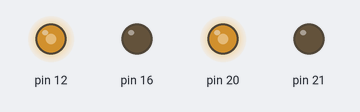
The program below on a simulated Raspberry Pi (header pin numbers). Parts: output pins drawn as LEDs (lit = HIGH). Library files of the repository ran but are not shown: __init__.py. At 4.0 s the program stops and its outputs stay as they are.

Above: at 0.1 s.
At 4.1 s:
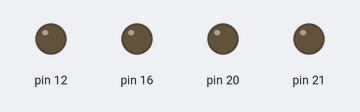
Timing chart, 0 to 5.5 s (numbered marks = the images above):
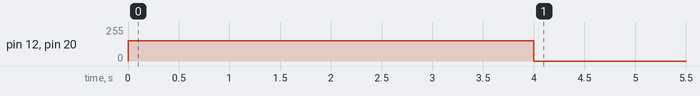

Measured:
- by itself, pin 12, pin 20: 0/255 → 153/255 at 0.00 s, → 0/255 4.0 s later

The program:

sample_code1.py
```python
'''
Makes the robot turn clockwise and counter-clockwise
for 2 seconds each and stops.
'''

from time import sleep

from motor_control import Motors


LEFT_ENGINE_PIN = 12
LEFT_H_BRIDGE_PIN = 16
RIGHT_ENGINE_PIN = 20
RIGHT_H_BRIDGE_PIN = 21

motors = Motors(LEFT_ENGINE_PIN, LEFT_H_BRIDGE_PIN, RIGHT_ENGINE_PIN, RIGHT_H_BRIDGE_PIN)

motors.move(60,-60)
sleep(2)

motors.move(-60,60)
sleep(2)

motors.stop()
motors.close()
```

main.py
```python
import RPi.GPIO as gpio
import collections

class Motors():
    """
    Controls two motors wich follows the engine/H-bridge circuit design,
    described in https://github.com/marcosblandim/raspberry_motor_control.
    # Usage

        You can set the speed of each motor by changing the properties left speed and right speed.
        Its speed can vary from -100 to 100. Note that the sign indicates the direction of rotation.
        Note: you shouldn't have more than one instance at time.
    """

    # initialize instance.
    def __init__(self, left_pin_engine, left_pin_H_bridge, right_pin_engine, right_pin_H_bridge, *, pwm_frequency=60, initial_speeds=(0,0), pin_mode="BCM", set_warnings=False):

        # motor class.
        Motor = collections.namedtuple("Motor", "engine h_bridge")

        # public attributes.
        self.left_motor = Motor(left_pin_engine, left_pin_H_bridge)
        self.right_motor = Motor(right_pin_engine, right_pin_H_bridge)
        # private attributes.
        self.__left_speed, self.__right_speed = initial_speeds

        # set warnings.
        gpio.setwarnings(set_warnings)

        # set pin mode.
        pin_mode_upper = pin_mode.upper()
        if pin_mode_upper == "BCM":
            self.__pin_mode = gpio.BCM
        if pin_mode_upper == "BOARD":
            self.__pin_mode = gpio.BOARD
        if (pin_mode_upper != "BCM") and (pin_mode_upper != "BOARD"):
            self.__pin_mode = pin_mode
        gpio.setmode(self.__pin_mode)

        # setuop H-bridge motors.
        gpio.setup(self.left_motor.h_bridge, gpio.OUT)
        gpio.setup(self.right_motor.h_bridge, gpio.OUT)
        # setup engine motors.
        gpio.setup(self.left_motor.engine, gpio.OUT)
        gpio.setup(self.right_motor.engine, gpio.OUT)
        self.__left_motor_pwm   = gpio.PWM(self.left_motor.engine, pwm_frequency)
        self.__right_motor_pwm  = gpio.PWM(self.right_motor.engine, pwm_frequency)
        # initialize motors.
        self.__left_motor_pwm.start(0)
        self.__right_motor_pwm.start(0)
        self.move(*initial_speeds)

        super().__init__()

    def __del__(self):
        self.stop()
        self.close()
        super().__del__()


    ### private methods ###
    # handle the speed of the left motor.
    def __set_left_speed(self, speed):
        # stop engine if changing directions.
        if (speed < 0) != (self.__left_speed < 0):
            self.__left_motor_pwm.ChangeDutyCycle(0)
        # set directions.
        gpio.output(self.left_motor.engine, speed > 0)
        # set speed.
        self.__left_motor_pwm.ChangeDutyCycle(abs(speed))
        # update private attribute.
        self.__left_speed = speed

    def __get_left_speed(self):
        return self.__left_speed

    # handle the speed of the right motor.
    def __set_right_speed(self, speed):
        # stop engine if changing directions.
        if (speed < 0) != (self.__right_speed < 0):
            self.__right_motor_pwm.ChangeDutyCycle(0)
        # set directions.
        gpio.output(self.right_motor.engine, speed > 0)
        # set speed.
        self.__right_motor_pwm.ChangeDutyCycle(abs(speed))
        # update private attribute.
        self.__right_speed = speed

    def __get_right_speed(self):
        return self.__right_speed


    ### public methods ###
    # abstract general moving.

    left_speed = property(__get_left_speed, __set_left_speed, doc="the speed of the left motor.")
    right_speed = property(__get_right_speed, __set_right_speed, doc="the speed of the right motor.")

    def move(self, left_speed, right_speed):
        """
        Sets the speed of both motors.
        """
        self.left_speed = left_speed
        self.right_speed = right_speed

    def stop(self):
        self.move(0,0)

    # close this motor pins.
    def close(self):
        gpio.cleanup(self.left_motor.engine)
        gpio.cleanup(self.left_motor.h_bridge)
        gpio.cleanup(self.right_motor.engine)
        gpio.cleanup(self.right_motor.h_bridge)

    # clean all pins.
    @staticmethod
    def close_all():
        gpio.cleanup()
```
